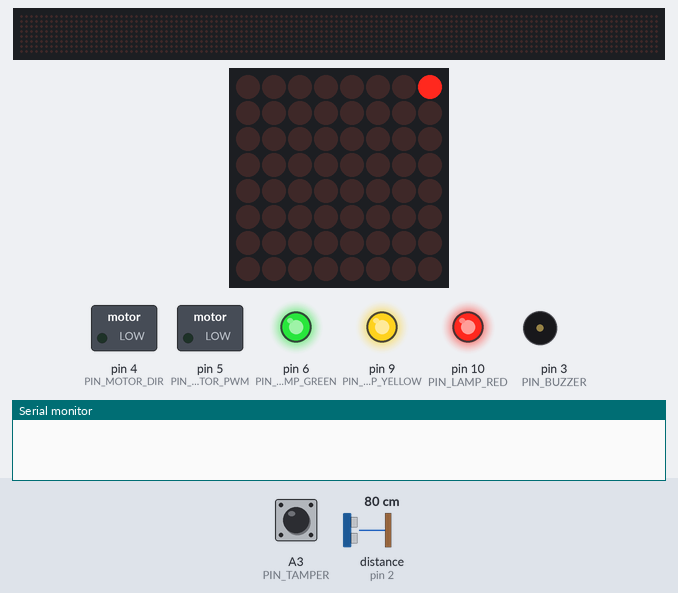
Simulated run of this sketch. Board: Arduino Uno, built with avr-gcc and run on an emulated ATmega328P. On the bench: 128×8 LED matrix, 8×8 LED matrix, switched loads named in the sketch (green lamp = pin HIGH), output pins drawn as LEDs (lit = HIGH), buzzer (waves = sounding), the last lines printed to the serial monitor. Wiring (inferred from the names in the program): ultrasonic range finder: trigger pin 7; echo pin 2; 2 × MAX7219 LED driver (orientation assumed): CS A4 / CS pin 8. Inputs (shaded band) come from the test bench; at power-on: A3 (PIN_TAMPER) HIGH, distance to the obstacle (sensor on pin 2) 80 cm. The echo pulse lasts 58.3 µs per cm; pins used as bus, display or sensor lines are not drawn.

Above: at 0.01 s.
At 5.7 s:
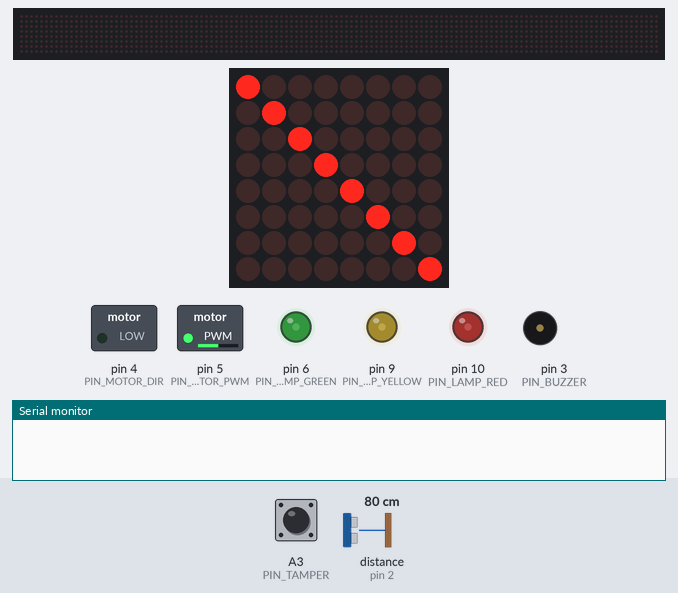
5.8 s: A3 (PIN_TAMPER) pulled LOW for 3 s
At 8.21 s:
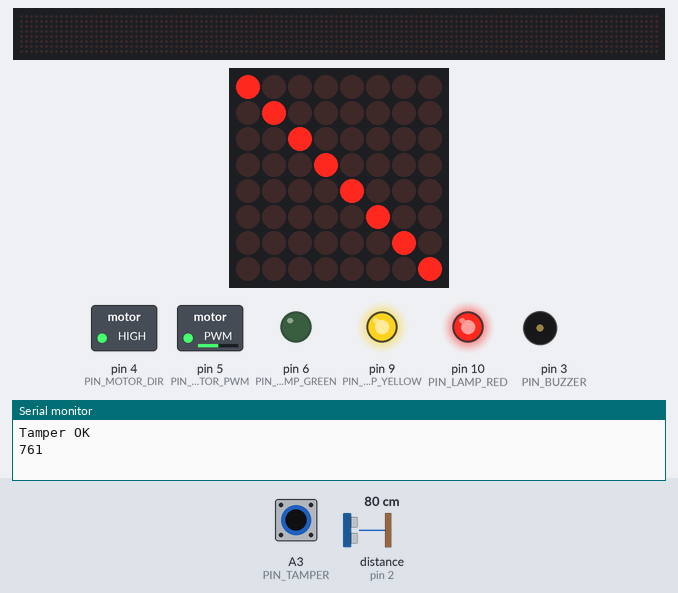
Timing chart, 0 to 20.2 s (numbered marks = the images above; inputs shaded):
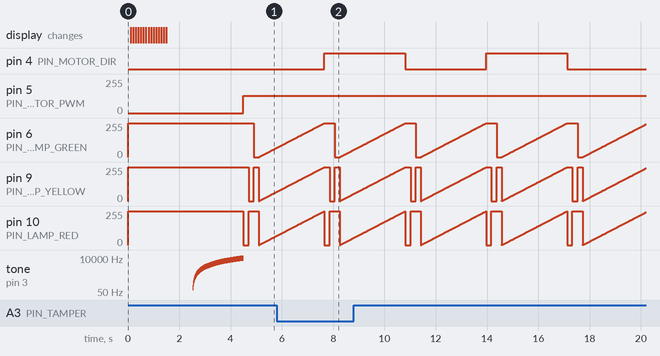

Measured:
- by itself, pin 4 (PIN_MOTOR_DIR): alternates HIGH for 3.2 s and LOW for 3.2 s
- by itself, pin 6 (PIN_LAMP_GREEN): ramps from 0/255 to 255/255 and jumps back, once every 3.2 s
- by itself, pin 9 (PIN_LAMP_YELLOW), pin 10 (PIN_LAMP_RED): moves between 0/255 and 255/255, repeating every 3.2 s

The sketch:

blue.ino
```cpp
#include <SPI.h>
#include "music.h"
#include "max7219.h"
#include "blueShield.h"

volatile bool measurementReady = false;
volatile unsigned long startTime;
volatile unsigned long endTime;
int motorDir = 1;

void setup() {
  // put your setup code here, to run once:
  digitalWrite(PIN_CS_SHIFT, HIGH);
  digitalWrite(PIN_CS_MATRIX, HIGH);
  pinMode(PIN_CS_SHIFT, OUTPUT);
  pinMode(PIN_CS_MATRIX, OUTPUT);
  pinMode(PIN_SHIFT_ENABLE, OUTPUT);
  digitalWrite(PIN_SHIFT_ENABLE, HIGH);

  digitalWrite(PIN_LAMP_RED, HIGH);
  digitalWrite(PIN_LAMP_YELLOW, HIGH);
  digitalWrite(PIN_LAMP_GREEN, HIGH);
  pinMode(PIN_LAMP_RED, OUTPUT);
  pinMode(PIN_LAMP_YELLOW, OUTPUT);
  pinMode(PIN_LAMP_GREEN, OUTPUT);

  pinMode(PIN_BUZZER, OUTPUT);

  pinMode(PIN_TAMPER, INPUT_PULLUP);

  pinMode(PIN_ULTRASONIC_ECHO, INPUT);
  pinMode(PIN_ULTRASONIC_TRIGGER, OUTPUT);

  pinMode(PIN_MOTOR_DIR, OUTPUT);
  pinMode(PIN_MOTOR_PWM, OUTPUT);

  SPI.begin();
  Serial.begin(115200);
  attachInterrupt(digitalPinToInterrupt(PIN_ULTRASONIC_ECHO),
                  isr_us, CHANGE);
  rgb_off();
  maxTest();
  shiftTest();
  buzzerTest();
}

void loop() {
  // put your main code here, to run repeatedly:
  motor(motorDir);
  motorDir *= -1;
  triggerUltrasonicMeasurement();
  lampTest();
  tamperTest();
  ultrasonicTest();
}

void rgb_off(void) {
  digitalWrite(PIN_RGB_BLUE, HIGH);
  digitalWrite(PIN_RGB_RED, HIGH);
  digitalWrite(PIN_RGB_GREEN, HIGH);
}

void shiff(byte data) {
  digitalWrite(PIN_CS_SHIFT, HIGH);
  SPI.beginTransaction(SPISettings(14000000, MSBFIRST, SPI_MODE0));
  SPI.transfer(data);
  SPI.endTransaction();
  digitalWrite(PIN_CS_SHIFT, LOW);
  digitalWrite(PIN_CS_SHIFT, HIGH);
}

void triggerUltrasonicMeasurement(void) {
  digitalWrite(PIN_ULTRASONIC_TRIGGER, HIGH);
  delayMicroseconds(20);
  digitalWrite(PIN_ULTRASONIC_TRIGGER, LOW);
  measurementReady = false;
}

void isr_us(void) {
  if (digitalRead(PIN_ULTRASONIC_ECHO) == HIGH) {
    startTime = micros();
  }
  else {
    endTime = micros();
    measurementReady = true;
  }
}

void motor(int dir){
  if(dir > 0){
    analogWrite(PIN_MOTOR_PWM, 128);
    digitalWrite(PIN_MOTOR_DIR, LOW);
  }
  else if(dir < 0){
    analogWrite(PIN_MOTOR_PWM, 128);
    digitalWrite(PIN_MOTOR_DIR, HIGH);
  }
  else{
    analogWrite(PIN_MOTOR_PWM, 0);
    digitalWrite(PIN_MOTOR_DIR, LOW);
  }
}

void maxTest(){
  maxInit(PIN_CS_MATRIX);
  for(int i = 1; i <= 8; i++){
    maxTransfer(i, (1<<(i-1)));
    delay(100);
  }
  for(int i = 0; i < 8; i++){
    maxTransfer(8-i, (1<<i));
    delay(100);
  }
}

void shiftTest(void){
  uint8_t x = 0;
  digitalWrite(PIN_SHIFT_ENABLE, LOW);
  for (int i = 0; i <= 8; i++) {
    x <<= 1;
    x++;
    shiff(x);
    delay(100);
  }
}
void buzzerTest(void){
  for (int i = 0; i < 100; i++) {
    tone(PIN_BUZZER, i * 100, 10);
    delay(20);
  }
}

void lampTest(void){
  rgb_off();
  digitalWrite(PIN_LAMP_RED, LOW);
  delay(200);
  rgb_off();
  digitalWrite(PIN_LAMP_YELLOW, LOW);
  delay(200);
  rgb_off();
  digitalWrite(PIN_LAMP_GREEN, LOW);
  delay(200);
  rgb_off();
  for (int i = 0; i < 255; i++) {
    analogWrite(PIN_RGB_RED, i);
    analogWrite(PIN_RGB_GREEN, i);
    analogWrite(PIN_RGB_BLUE, i);
    delay(10);
  }
}

void tamperTest(void){

  if(digitalRead(PIN_TAMPER) == LOW){
    Serial.println("Tamper OK");
  }
  else{
    Serial.println("Tamper broken!");
  }
}

void ultrasonicTest(void){
  if (measurementReady == true) {
    measurementReady = false;
    unsigned long diff = endTime - startTime;
    unsigned long distance = (diff * 21) >> 7;
    Serial.println(distance);
  }
}
```

blueShield.h
```cpp
#ifndef TDG_BLUE_SHIELD_H
#define TDG_BLUE_SHIELD_H

#define PIN_LAMP_RED    (10)
#define PIN_LAMP_YELLOW (9)
#define PIN_LAMP_GREEN  (6)

#define PIN_RGB_RED     (10)
#define PIN_RGB_BLUE    (9)
#define PIN_RGB_GREEN   (6)

#define PIN_TAMPER      (A3)

#define PIN_CS_MATRIX   (A4)
#define PIN_CS_SHIFT    (A5)
#define PIN_SHIFT_ENABLE (8)

#define PIN_BUZZER      (3)

#define PIN_MOTOR_DIR   (4)
#define PIN_MOTOR_PWM   (5)

#define PIN_ULTRASONIC_ECHO     (2)
#define PIN_ULTRASONIC_TRIGGER  (7)
#define PIN_INTERRUPT_BUTTON    (2)

#endif //TDG_BLUE_SHIELD_H
```

max7219.cpp
```cpp
#include <SPI.h>
#include "max7219.h"

static int csPin = 10;

void maxInit(int pin){
  csPin = pin;
  pinMode(csPin, OUTPUT);
  digitalWrite(csPin, HIGH);
  SPI.begin();
  SPI.setBitOrder(MSBFIRST);

  maxTransfer(MAX_REG_SHUTDOWN, MAX_VAL_SHUTDOWN_ON);
  maxTransfer(MAX_REG_SCAN_LIMIT, MAX_VAL_SCAN_LIMIT_ALL);
  maxTransfer(MAX_REG_INTENSITY, 0x01);
  maxTransfer(MAX_REG_DECODE_MODE, MAX_VAL_DECODE_NO);
  maxTransfer(MAX_REG_DISPLAY_TEST, MAX_VAL_DISPLAY_NORMAL);
}

void maxTransfer(uint8_t command, uint8_t data) {
  digitalWrite(csPin, LOW);
  SPI.beginTransaction(SPISettings(16000000, MSBFIRST, SPI_MODE0));
  SPI.transfer(command);
  SPI.transfer(data);
  SPI.endTransaction();
  digitalWrite(csPin, HIGH);
}
```

max7219.h
```cpp
#ifndef TDG_MAX7219_h
#define TDG_MAX7219_h

#define MAX_REG_NOP 0x00
#define MAX_REG_DIGIT_BASE 0x01
#define MAX_REG_DECODE_MODE 0x09
#define MAX_REG_INTENSITY 0x0a
#define MAX_REG_SCAN_LIMIT 0x0b
#define MAX_REG_SHUTDOWN 0x0c
#define MAX_REG_DISPLAY_TEST 0x0f

#define MAX_VAL_DISPLAY_NORMAL 0x00
#define MAX_VAL_DISPLAY_TEST 0x01

#define MAX_VAL_DECODE_NO 0x00
#define MAX_VAL_DECODE_DIGIT_0 0x01
#define MAX_VAL_DECODE_DIGIT_0_3 0x0f
#define MAX_VAL_DECODE_ALL 0xff

#define MAX_VAL_SHUTDOWN_OFF 0x00
#define MAX_VAL_SHUTDOWN_ON 0x01

#define MAX_VAL_SCAN_LIMIT_ALL 0x07

void maxInit(int pin);
void maxTransfer(uint8_t command, uint8_t data);

#endif // TDG_MAX7219_h
```

music.h
```cpp
#define SILENCE (0)
#define TONE_C1 (130)
#define TONE_Cx1 (139)
#define TONE_D1 (147)
#define TONE_Dx1 (155)
#define TONE_E1 (165)
#define TONE_F1 (174)
#define TONE_Fx1 (185)
#define TONE_G1 (196)
#define TONE_Gx1 (207)
#define TONE_A1 (220)
#define TONE_Ax1 (233)
#define TONE_B1 (246)
#define TONE_C2 (261)
#define TONE_Cx2 (277)
#define TONE_D2 (293)
#define TONE_Dx2 (311)
#define TONE_E2 (329)
#define TONE_F2 (349)
#define TONE_Fx2 (369)
#define TONE_G2 (392)
#define TONE_Gx2 (415)
#define TONE_A2 (440)
#define TONE_Ax2 (466)
#define TONE_B2 (493)
#define TONE_C3 (523)
#define TONE_Cx3 (554)
#define TONE_D3 (587)
#define TONE_Dx3 (622)
#define TONE_E3 (659)
#define TONE_F3 (698)
#define TONE_Fx3 (739)
#define TONE_G3 (783)
#define TONE_Gx3 (830)
#define TONE_A3 (880)
#define TONE_Ax3 (932)
#define TONE_B3 (987)
#define TONE_C4 (1046)
#define TONE_Cx4 (1108)
#define TONE_D4 (1174)
#define TONE_Dx4 (1244)
#define TONE_E4 (1318)
#define TONE_F4 (1396)
#define TONE_Fx4 (1479)
#define TONE_G4 (1567)
#define TONE_Gx4 (1661)
#define TONE_A4 (1760)
#define TONE_Ax4 (1864)
#define TONE_B4 (1975)
```
